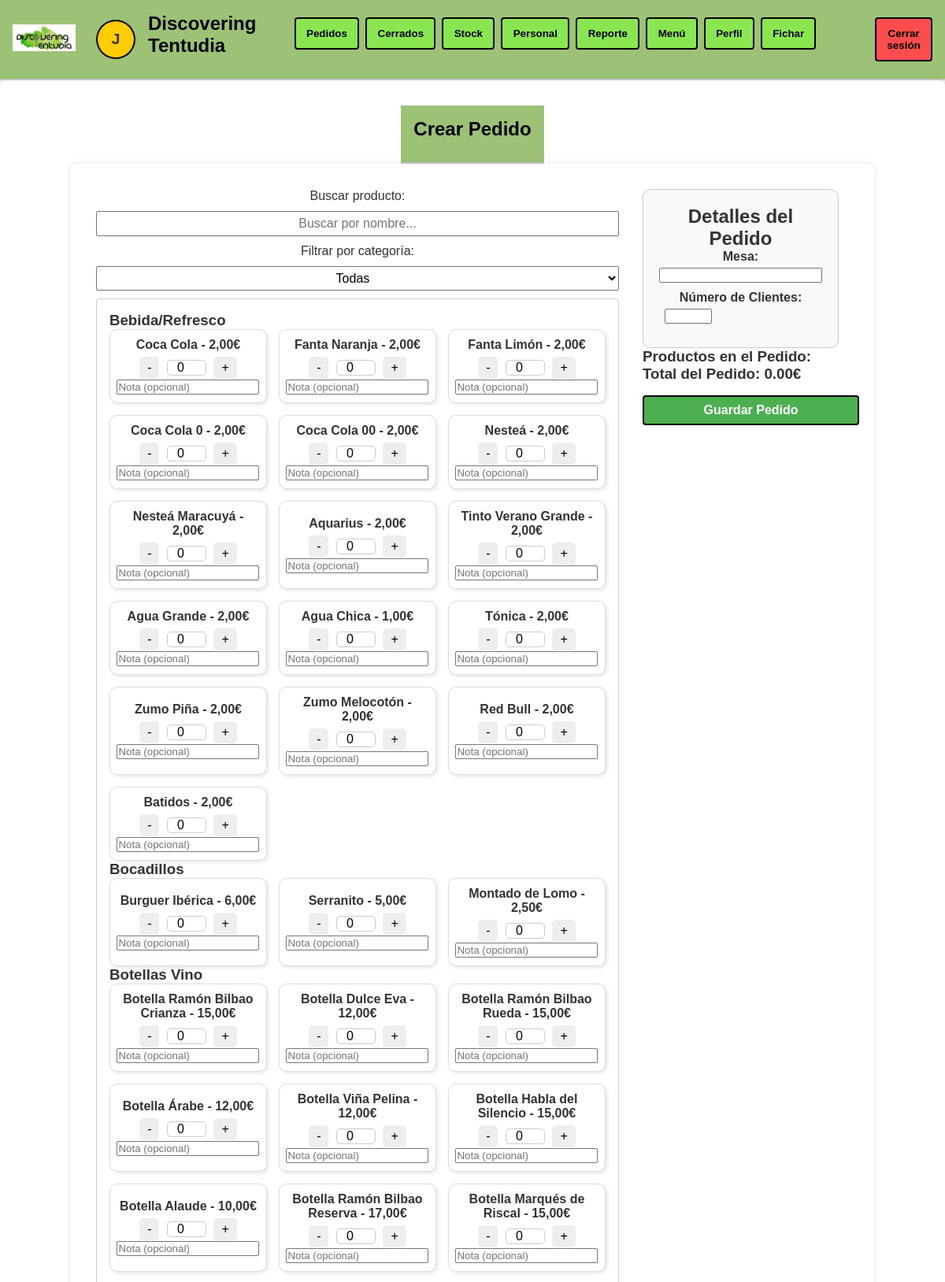
/crear_pedido/ (signed in, upper part), run on the app's committed database.
### tapAppGestion/models.py (models this page shows, shortened)
class Producto(models.Model):
    CATEGORIAS = (
        ('Cervezas', 'Cervezas'),
        ('Bebida/Refresco', 'Bebida/Refresco'),
        ('Copa Vino', 'Copa Vino'),
        ('Botellas Vino', 'Botellas Vino'),
        ('Fuera de Carta', 'Fuera de Carta'),
        ('Pan', 'Pan'),
        ('Tapas o ½ Ración', 'Tapas o ½ Ración'),
        ('Entrantes', 'Entrantes'),
        ('Pescados', 'Pescados'),
        ('Carnes Ibéricas', 'Carnes Ibéricas'),
        ('Carnes Ternera', 'Carnes Ternera'),
        ('Bocadillos', 'Bocadillos'),
        ('Postres', 'Postres'),
        ('Cafés', 'Cafés'),
        ('Bebidas Alcohólicas', 'Bebidas Alcohólicas'),
        ('Desayunos', 'Desayunos'),
        ('Oferta del día', 'Oferta del día'),
    )
    nombre = models.CharField(max_length=100)
    categoria = models.CharField(max_length=50, choices=CATEGORIAS)
    precio = models.DecimalField(max_digits=6, decimal_places=2)
    imagen = models.ImageField(upload_to='productos/', blank=True, null=True)
    cantidad = models.PositiveIntegerField(default=0)  # Campo para la cantidad en el almacén
    es_barril = models.BooleanField(default=False)
    litros_disponibles = models.DecimalField(max_digits=6, decimal_places=2, null=True, blank=True)
    kilos_disponibles = models.DecimalField(max_digits=6, decimal_places=2, null=True, blank=True)

### tapAppGestion/views.py (the view)
# urls.py: path('crear_pedido/', views.crear_pedido, name='crear_pedido'),
@login_required
def crear_pedido(request):
    if request.method == 'POST':
        form = PedidoForm(request.POST)
        if form.is_valid():
            pedido = form.save(commit=False)
            pedido.camarero = request.user
            pedido.save()
            productos = request.POST.getlist('productos')
            cantidades = json.loads(request.POST.get('cantidades', '{}'))
            for producto_id in productos:
                producto = Producto.objects.get(id=producto_id)
                cantidad = cantidades.get(str(producto.id), 1)
                nota = request.POST.get(f'nota_{producto.id}', '').strip()
                PedidoProducto.objects.create(
                    pedido=pedido,
                    producto=producto,
                    cantidad=cantidad,
                    nota=nota if nota else None
                )
            return redirect('lista_pedidos_confirmado', pedido_id=pedido.id)
    else:
        form = PedidoForm()
    productos = Producto.objects.all().order_by('categoria')
    categorias = {}
    for producto in productos:
        if producto.categoria == "Cafés" and producto.nombre in ["Café Leche", "Café Solo", "Café Cortado"]:
            producto.cantidad = int((producto.kilos_disponibles or 0) / Decimal("0.008"))
        elif producto.categoria == "Cafés" and producto.nombre in ["Desca Leche", "Desca Cortado", "Desca Solo"]:
            producto.cantidad = int((producto.kilos_disponibles or 0) / Decimal("0.008"))
        if producto.categoria not in categorias:
            categorias[producto.categoria] = []
        categorias[producto.categoria].append(producto)
    return render(request, 'crear_pedido.html', {'form': form, 'categorias': categorias})

### tapAppGestion/forms.py (shortened to what this page needs)
class PedidoForm(forms.ModelForm):
    productos = forms.ModelMultipleChoiceField(
        queryset=Producto.objects.all(),
        widget=forms.CheckboxSelectMultiple,
        required=True
    )
    cantidades = forms.CharField(widget=forms.HiddenInput(), required=False)
    class Meta:
        model = Pedido
        fields = ['mesa', 'numero_clientes', 'productos']

### tapAppGestion/templates/crear_pedido.html (shortened to what this page needs)
{% extends 'base.html' %}
{% load static %}
{% block content %}
<!DOCTYPE html>
<html lang="es">
<head>
  <link rel="stylesheet" type="text/css" href="{% static 'css/stylesCrearPedido.css' %}">
</head>
<body>
  <header>
    <h1>{% if es_edicion %}Editar Pedido #{{ pedido_id }}{% else %}Crear Pedido{% endif %}</h1>
  </header>
  <main class="contenedor-pedido">
    <div class="pedido-seccion">
      <form id="pedido-form" method="post"
        action="{% if es_edicion %}{% url 'editar_pedido' pedido_id %}{% else %}{% url 'crear_pedido' %}{% endif %}">
        <div class="mesa-info">
          <h2>Detalles del Pedido</h2>
          <div class="mesa-campo">
            <label for="mesa"><strong>Mesa:</strong></label>
            {{ form.mesa }}
          </div>
          <div class="clientes-campo">
            <label for="numero_clientes"><strong>Número de Clientes:</strong></label>
            {{ form.numero_clientes }}
          </div>
        </div>
        <h3>Productos en el Pedido:</h3>
        <h3>Total del Pedido: <span id="total-pedido">0.00€</span></h3>
        <button type="submit" class="boton-guardar">Guardar Pedido</button>
    </div>
    <div class="productos-seccion">
      <label for="buscador" class="filtro-label">Buscar producto:</label>
      <input type="text" id="buscador" placeholder="Buscar por nombre..." class="filtro-select" onkeyup="buscarProductos()">
      <label for="categoria-selector" class="filtro-label">Filtrar por categoría:</label>
      <select id="categoria-selector" class="filtro-select" onchange="filtrarProductos()">
        <option value="todas">Todas</option>
      </select>
      <fieldset>
        {% for categoria, productos in categorias.items %}
        <div class="categoria-container" data-categoria="{{ categoria }}">
          <h3>{{ categoria }}</h3>
          <div class="productos-grid">
            {% for producto in productos %}
            <div class="producto">
              <span>{{ producto.nombre }} - {{ producto.precio }}€</span>
              <div class="cantidad-control">
                <button type="button" onclick="cambiarCantidad('{{ producto.id }}', -1)">-</button>
                <input type="number" name="cantidad_{{ producto.id }}" id="cantidad_{{ producto.id }}" min="0" value="0"
                  readonly>
                <button type="button" onclick="cambiarCantidad('{{ producto.id }}', 1)">+</button>
              </div>
              <div class="nota-control">
                <input type="text" name="nota_{{ producto.id }}" placeholder="Nota (opcional)">
              </div>
            </div>
            {% endfor %}
          </div>
        </div>
        {% endfor %}
      </fieldset>
    </div>
  </main>
</body>
</html>
{% endblock %}

### tapAppGestion/templates/base.html (shortened to what this page needs)
{% load static %}
<!DOCTYPE html>
<html lang="es">
<head>
    <link rel="stylesheet" type="text/css" href="{% static 'css/stylesIndex.css' %}">
</head>
<body>
    <header>
        <div class="header-left">
            <a href="{% url 'index' %}">
                <img src="{% static 'images/logo_blanco.jpeg' %}" alt="Logo Discovering Tentudia" class="logo">
            </a>
            <a href="{% url 'profile' %}" style="text-decoration: none;">
                <div class="user-circle">{{ user.first_name|slice:":1" }}</div>
            </a>
            <h1>Discovering Tentudia</h1>
        </div>
        <nav>
            <a href="{% url 'lista_pedidos' %}">
                <button>Pedidos</button>
            </a>
            {% if user.is_superuser %}
            <a href="{% url 'lista_pedidos_cerrados' %}">
                <button>Cerrados</button>
            </a>
            <a href="{% url 'stock' %}">
                <button>Stock</button>
            </a>
            <a href="{% url 'personal' %}">
                <button>Personal</button>
            </a>
            <a href="{% url 'reporte' %}">
                <button>Reporte</button>
            </a>
            {% endif %}
            <a href="{% url 'menu' %}">
                <button>Menú</button>
            </a>
            <a href="{% url 'profile' %}">
                <button>Perfil</button>
            </a>
            <a href="{% url 'control_horarios' %}">
                <button>Fichar</button>
            </a>
            <a href="{% url 'salir' %}">
                <button class="logout-button">Cerrar sesión</button>
            </a>
        </nav>
    </header>
    <main>
        {% block content %}
        {% endblock %}
    </main>
</body>
</html>

### tapAppGestion/static/css/stylesIndex.css (style rules this page uses)
* { margin: 0; padding: 0; box-sizing: border-box; }
body { font-family: Arial, sans-serif; background-color: #fff; color: #333; }
header { display: flex; align-items: center; justify-content: space-between; padding: 1em; border-bottom: 2px solid #ccc; }
header h1 { font-weight: bold; font-size: 24px; color: black; }
.header-left { display: flex; align-items: center; gap: 1em; }
.user-circle { width: 50px; height: 50px; border-radius: 50%; background-color: #ffcd00; display: flex; align-items: center; justify-content: center; font-weight: bold; font-size: 1.2rem; color: #333; box-shadow: 0 0 0 2px #000 inset; }
h1 { font-size: 1.2rem; font-weight: normal; }
nav { display: flex; gap: 0.5em; }
nav button { background-color: #8ae650; border: 2px solid #000; color: #000; font-weight: bold; padding: 0.8em 1em; cursor: pointer; border-radius: 4px; }
.logout-button { background-color: #ff4d4d; margin-left: 5em; }
main { position: relative; padding: 2em; display: flex; flex-direction: column; align-items: center; }
.logo { width: 80px; height: auto; margin-right: 10px; }

### tapAppGestion/static/css/stylesCrearPedido.css (style rules this page uses)
body { font-family: Arial, sans-serif; background-color: #f4f4f4; color: #333; margin: 0; padding: 0; }
main { padding: 2em; max-width: 1200px; margin: 0 auto; background-color: white; border-radius: 8px; box-shadow: 0 0 10px rgba(0, 0, 0, 0.1); }
h1 { font-size: 2em; margin-bottom: 0.5em; }
form { display: flex; flex-direction: column; }
fieldset { border: 1px solid #ccc; border-radius: 4px; padding: 1em; margin-bottom: 1em; }
.productos-grid { display: grid; grid-template-columns: repeat(3, 1fr); gap: 15px; justify-items: center; }
.producto { display: flex; flex-direction: column; align-items: center; justify-content: center; border: 1px solid #ddd; padding: 10px; border-radius: 10px; text-align: center; width: 200px; height: auto; background-color: #fff; box-shadow: 2px 2px 5px rgba(0, 0, 0, 0.1); }
.producto span { font-size: 16px; font-weight: bold; margin-bottom: 5px; }
.producto button { border: none; background-color: #eee; padding: 5px 10px; cursor: pointer; font-size: 16px; border-radius: 5px; }
.producto input[type="number"] { width: 50px; text-align: center; font-size: 16px; margin: 5px; border: 1px solid #ccc; border-radius: 5px; }
input[type="number"] { width: 60px; text-align: center; margin: 0 0.5em; }
button[type="submit"] { display: inline-block; padding: 0.5em 1em; margin-top: 1em; background-color: #4CAF50; color: white; text-align: center; text-decoration: none; border-radius: 4px; border: 2px solid #000; font-weight: bold; cursor: pointer; }
.contenedor-pedido { display: flex; flex-direction: row-reverse; justify-content: space-between; gap: 30px; align-items: flex-start; }
.pedido-seccion { width: 45%; }
.mesa-info { width: 95%; max-width: 500px; padding: 20px; border: 1px solid #ccc; background-color: #f9f9f9; border-radius: 10px; text-align: center; display: flex; flex-direction: column; align-items: center; }
.mesa-info h2 { text-align: center; }
.mesa-campo, .clientes-campo { display: flex; flex-direction: column; width: 100%; margin-bottom: 10px; }
.mesa-campo label, .clientes-campo label { font-weight: bold; margin-bottom: 5px; }
.boton-guardar { width: 105%; padding: 10px; margin-top: 15px; background-color: #28a745; color: white; border: none; border-radius: 5px; cursor: pointer; font-size: 16px; text-align: center; }
.filtro-label, .filtro-select { display: block; width: 100%; text-align: center; margin-bottom: 10px; }
.filtro-select { padding: 5px; font-size: 16px; margin: 1 auto; display: block; }
.productos-seccion { display: flex; flex-direction: column; align-items: center; }
.categoria-container { width: 100%; }

### tapAppGestion/templates/base.html (style rules this page uses)
header { background-color: #9cc276; }

### data on the page
Producto: categorias "Bebida/Refresco", nombre "Coca Cola", precio "2,00"
Producto: nombre "Fanta Naranja", precio "2,00"
Producto: nombre "Fanta Limón", precio "2,00"
Producto: nombre "Coca Cola 0", precio "2,00"
Producto: nombre "Coca Cola 00", precio "2,00"
Producto: nombre "Nesteá", precio "2,00"
Producto: nombre "Nesteá Maracuyá", precio "2,00"
Producto: nombre "Aquarius", precio "2,00"
Producto: nombre "Tinto Verano Grande", precio "2,00"
Producto: nombre "Agua Grande", precio "2,00"
Producto: nombre "Agua Chica", precio "1,00"
Producto: nombre "Tónica", precio "2,00"
Producto: nombre "Zumo Piña", precio "2,00"
Producto: nombre "Zumo Melocotón", precio "2,00"
Producto: nombre "Red Bull", precio "2,00"
Producto: nombre "Batidos", precio "2,00"
Producto: categoria "Bocadillos", nombre "Burguer Ibérica", precio "6,00"
Producto: nombre "Serranito", precio "5,00"
Producto: nombre "Montado de Lomo", precio "2,50"
Producto: categoria "Botellas Vino", nombre "Botella Ramón Bilbao Crianza", precio "15,00"
Producto: nombre "Botella Dulce Eva", precio "12,00"
Producto: nombre "Botella Ramón Bilbao Rueda", precio "15,00"
Producto: nombre "Botella Árabe", precio "12,00"
Producto: nombre "Botella Viña Pelina", precio "12,00"
Producto: nombre "Botella Habla del Silencio", precio "15,00"
Producto: nombre "Botella Alaude", precio "10,00"
Producto: nombre "Botella Ramón Bilbao Reserva", precio "17,00"
Producto: nombre "Botella Marqués de Riscal", precio "15,00"

### other printed values
{{ user.first_name|slice:":1" }} "J"
